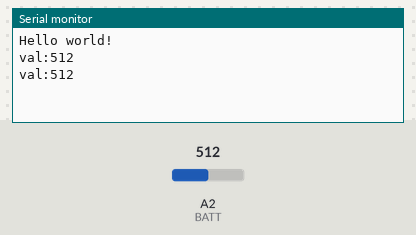
Bench run of a sketch on a simulated Arduino Uno, built with avr-gcc and run on an emulated ATmega328P. Shown: the last lines printed to the serial monitor. The test bench sets the inputs (shaded band); at power-on: A2 (BATT) = 512.

Above: at 1.8 s.
1.9 s: A2 (BATT) set to 716
At 2.8 s:
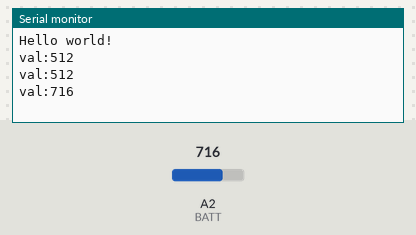
3.4 s: A2 (BATT) set to 900
At 4.8 s:
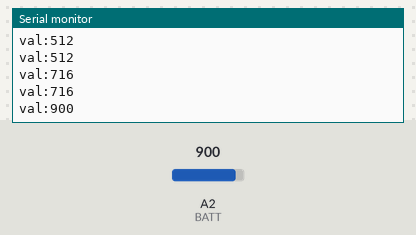
Timing chart, 0 to 6.4 s (numbered marks = the images above; inputs shaded):
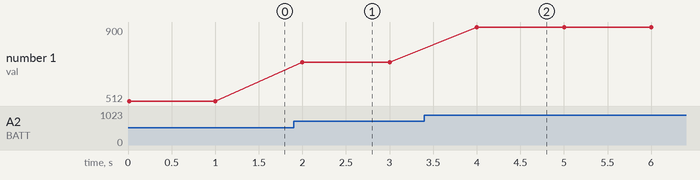

The sketch:

spider_test_battery.ino
```cpp
#define BATT A2
void setup() {
  // put your setup code here, to run once:
  Serial.begin(9600);
  Serial.println("Hello world!");
  pinMode(BATT,INPUT);
}

void loop() {
  // put your main code here, to run repeatedly:
  int val =  analogRead(BATT);
  Serial.print("val:");Serial.println(val);
  delay(1000);
}
```

Measured:
- after the input at 1.9 s, the serial monitor: prints a new line after 0.10 s (image 1)
- after the input at 3.4 s, the serial monitor: prints a new line after 0.60 s (image 2)
- plotted number 1: 512 → 716 after the input at 1.9 s, 716 → 900 after the input at 3.4 s
